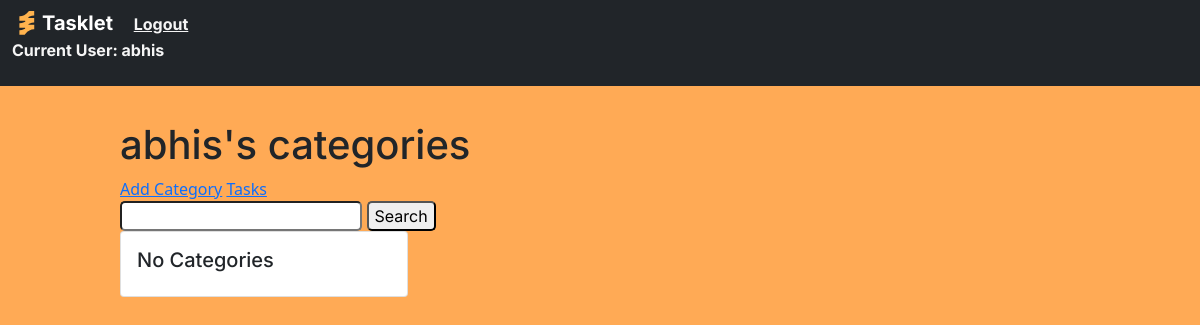
/categories (signed in), run on an earlier commit of the app's database.
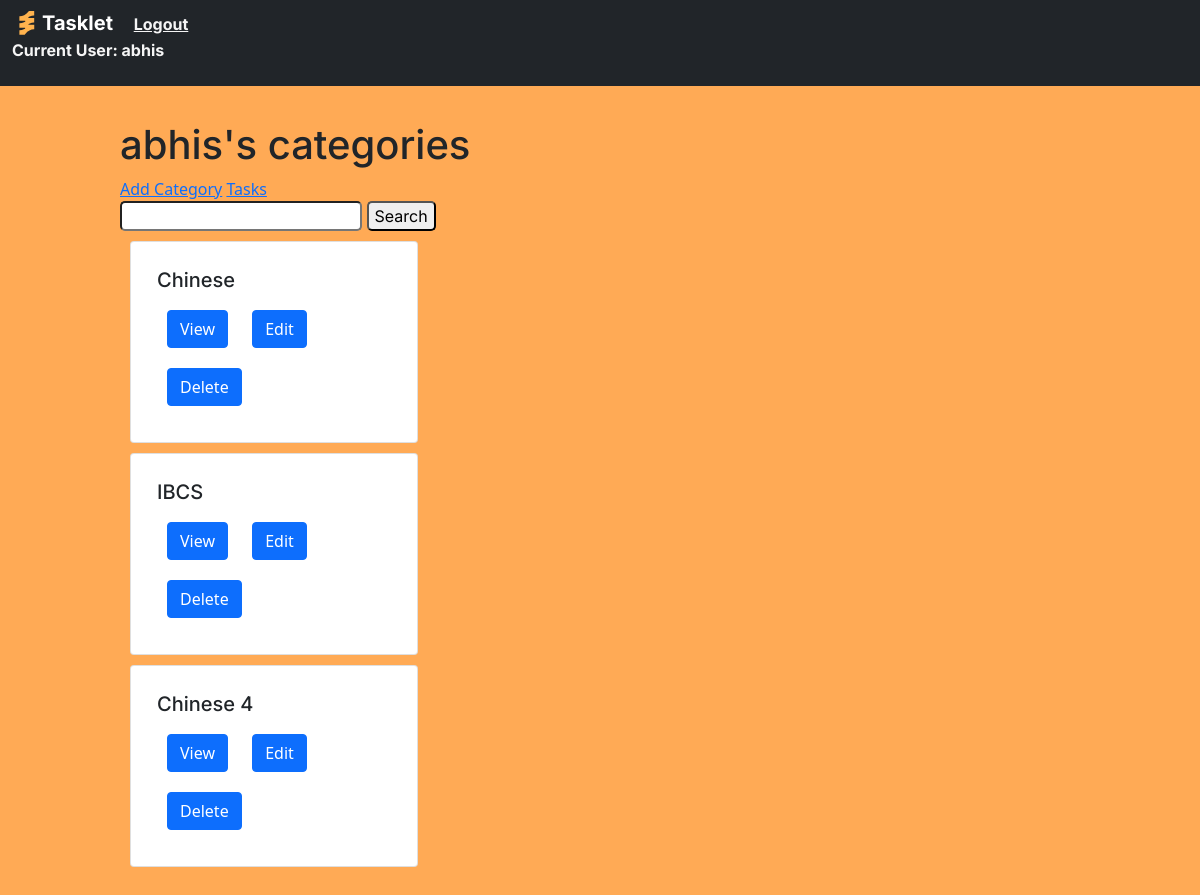
And on a later commit of the database.
### base/models.py (models this page shows, shortened)
class Category(models.Model):
     Category_User = models.ForeignKey(User, on_delete=models.CASCADE, null=True, blank=True)
     Header = models.CharField(max_length=250, null=True, blank=True)

### base/views.py (the view)
# urls.py: path('categories', CategoryList.as_view(), name="categories"),
class CategoryList(LoginRequiredMixin,ListView):
     model = Category
     context_object_name = "categories"
     template_name = "base/categories.html"
     def get_context_data(self, **kwargs):
          context = super().get_context_data(**kwargs)
          context['categories'] = context['categories'].filter(Category_User = self.request.user)
          search_input = self.request.GET.get('search') or ''
          if search_input:
               context['categories'] = context['categories'].filter(
                Header__icontains=search_input)
          context['search_input'] = search_input
          return context

### base/templates/base/categories.html
{% extends 'base/main.html' %}
{% block content %}
<h1>{{request.user}}'s categories</h1>
<a href="{% url 'create-category' %}">Add Category</a>
<a href="{% url 'tasks' %}">Tasks</a>
<form method="GET">
    <input type="text" name="search" value="{{search_input}}">
    <input type="submit" value="Search">
</form>
    {% for category in categories %}
        <div class="card" style="width: 18rem; padding: 10px; margin: 10px;">
            <div class="card-body">
              <h5 class="card-title">{{category.Header}}</h5>
              <a class="btn btn-primary" href="{% url 'category' category.id %}" style="margin: 10px;">View</a>
            <a class="btn btn-primary" href="{% url 'update-category' category.id %}" style="margin: 10px;">Edit</a>
            <a class="btn btn-primary" href="{% url 'delete-category' category.id %}" style="margin: 10px;">Delete</a>
            </div>
          </div>
    {% empty %}
    <h3>
        <div class="card" style="width: 18rem;">
            <div class="card-body">
              <h5 class="card-title">No Categories</h5>
            </div>
          </div>
    </h3>
    {% endfor %}
{% endblock content %}

What changed in the data, as far as the page shows it:
added Category: Header "Chinese"
added Category: Header "IBCS"
added Category: Header "Chinese 4"
Also different on the page:
text no longer shown: "No Categories"
